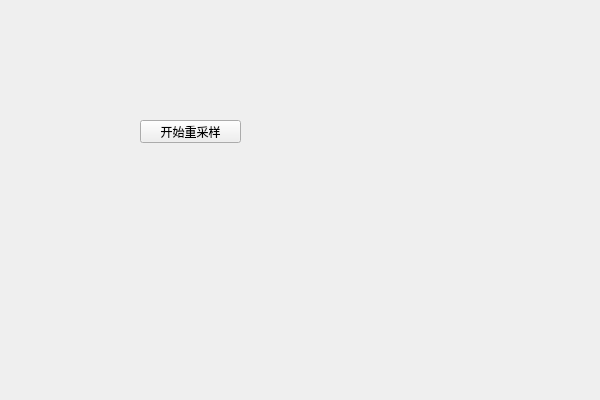
<?xml version="1.0" encoding="UTF-8"?>
<ui version="4.0">
 <class>MainWindowClass</class>
 <widget class="QMainWindow" name="MainWindowClass">
  <property name="geometry">
   <rect>
    <x>0</x>
    <y>0</y>
    <width>600</width>
    <height>400</height>
   </rect>
  </property>
  <property name="windowTitle">
   <string>MainWindow</string>
  </property>
  <widget class="QWidget" name="centralWidget">
   <widget class="QPushButton" name="audioButton">
    <property name="geometry">
     <rect>
      <x>140</x>
      <y>120</y>
      <width>101</width>
      <height>23</height>
     </rect>
    </property>
    <property name="text">
     <string>开始重采样</string>
    </property>
   </widget>
  </widget>
 </widget>
 <layoutdefault spacing="6" margin="11"/>
 <resources>
  <include location="MainWindow.qrc"/>
 </resources>
 <connections/>
</ui>
